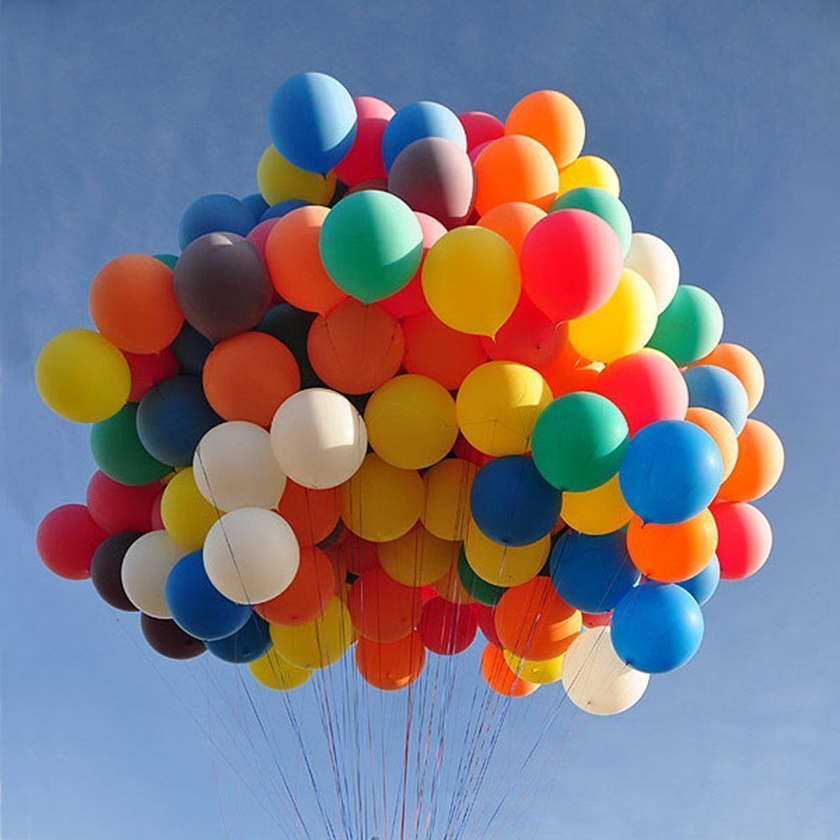
#> input picture ballon.png, 840 x 840 px, shrunk from 1001 x 1001 before the run
$ python canny.py --image ballon.png
#> lines starting #> are read from the running program, lines starting #| are printed output that depends on the picture; after the words box and inside, x2 and y2 are one past the last pixel; in counts of white or black regions, pixels touching at a corner belong together
import numpy as np
import argparse
import cv2

ap = argparse.ArgumentParser()
ap.add_argument("-i", "--image", required = True, help = "Path to the image")
args = vars(ap.parse_args())

image = cv2.imread(args["image"])
#> image is the input picture: shape (840, 840, 3); mean B, G, R 132.2, 121.1, 126.7
image = cv2.cvtColor(image, cv2.COLOR_BGR2GRAY)
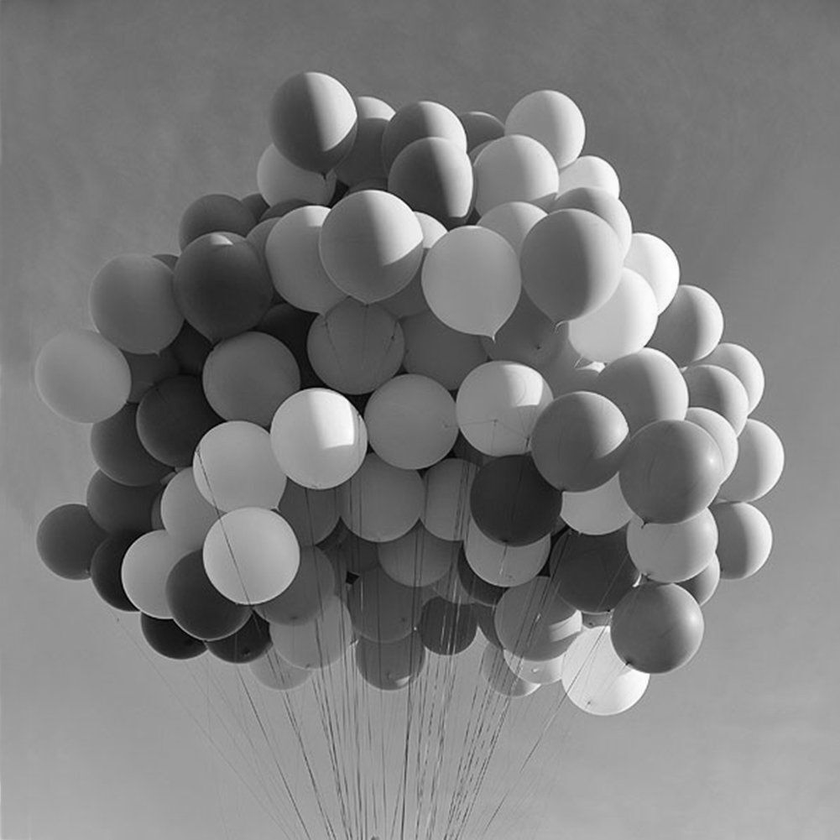
#> image: shape (840, 840); min 0, max 255, mean 124
image = cv2.GaussianBlur(image, (5, 5), 0)
cv2.imshow("Blurred", image)

canny = cv2.Canny(image, 30, 150)
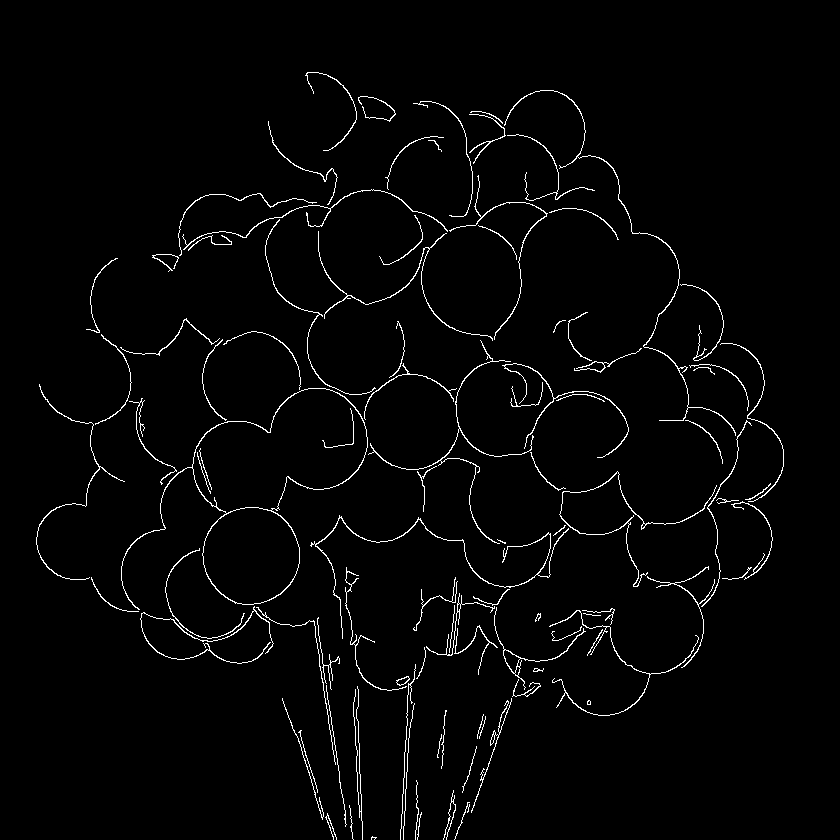
#> canny: shape (840, 840); 2.3% white in thin lines or dots, all inside (x1, y1, x2, y2) = (36, 72, 784, 840)
cv2.imshow("Canny", canny)
cv2.waitKey(0)
